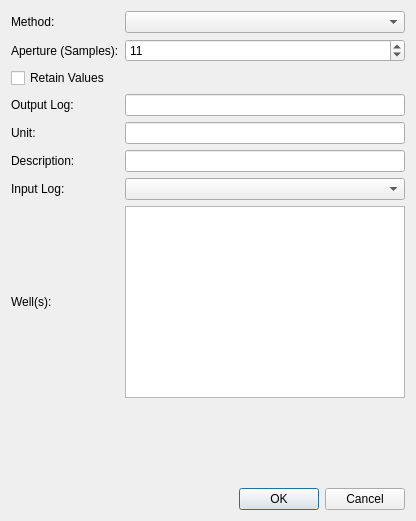
<?xml version="1.0" encoding="UTF-8"?>
<ui version="4.0">
 <class>SmoothLogDialog</class>
 <widget class="QDialog" name="SmoothLogDialog">
  <property name="geometry">
   <rect>
    <x>0</x>
    <y>0</y>
    <width>416</width>
    <height>521</height>
   </rect>
  </property>
  <property name="windowTitle">
   <string>Grid Math</string>
  </property>
  <layout class="QVBoxLayout" name="verticalLayout">
   <item>
    <layout class="QGridLayout" name="gridLayout">
     <item row="3" column="1">
      <widget class="QLineEdit" name="leOutput"/>
     </item>
     <item row="1" column="1">
      <widget class="QSpinBox" name="sbAperture">
       <property name="maximum">
        <number>9999</number>
       </property>
       <property name="value">
        <number>11</number>
       </property>
      </widget>
     </item>
     <item row="0" column="0">
      <widget class="QLabel" name="label_3">
       <property name="text">
        <string>Method:</string>
       </property>
      </widget>
     </item>
     <item row="0" column="1">
      <widget class="QComboBox" name="cbMethod">
       <property name="minimumSize">
        <size>
         <width>200</width>
         <height>0</height>
        </size>
       </property>
      </widget>
     </item>
     <item row="7" column="0">
      <widget class="QLabel" name="label_2">
       <property name="text">
        <string>Well(s):</string>
       </property>
      </widget>
     </item>
     <item row="1" column="0">
      <widget class="QLabel" name="label_7">
       <property name="text">
        <string>Aperture (Samples):</string>
       </property>
      </widget>
     </item>
     <item row="4" column="0">
      <widget class="QLabel" name="label">
       <property name="text">
        <string>Unit:</string>
       </property>
      </widget>
     </item>
     <item row="3" column="0">
      <widget class="QLabel" name="label_6">
       <property name="text">
        <string>Output Log:</string>
       </property>
      </widget>
     </item>
     <item row="4" column="1">
      <widget class="QLineEdit" name="leUnit"/>
     </item>
     <item row="5" column="1">
      <widget class="QLineEdit" name="leDescr"/>
     </item>
     <item row="5" column="0">
      <widget class="QLabel" name="label_4">
       <property name="text">
        <string>Description:</string>
       </property>
      </widget>
     </item>
     <item row="6" column="0">
      <widget class="QLabel" name="label_5">
       <property name="text">
        <string>Input Log:</string>
       </property>
      </widget>
     </item>
     <item row="6" column="1">
      <widget class="QComboBox" name="cbInput"/>
     </item>
     <item row="7" column="1">
      <widget class="QListWidget" name="lwWells">
       <property name="selectionMode">
        <enum>QAbstractItemView::ExtendedSelection</enum>
       </property>
      </widget>
     </item>
     <item row="2" column="0">
      <widget class="QCheckBox" name="cbRetainValues">
       <property name="text">
        <string>Retain Values</string>
       </property>
      </widget>
     </item>
    </layout>
   </item>
   <item>
    <spacer name="verticalSpacer">
     <property name="orientation">
      <enum>Qt::Vertical</enum>
     </property>
     <property name="sizeHint" stdset="0">
      <size>
       <width>20</width>
       <height>40</height>
      </size>
     </property>
    </spacer>
   </item>
   <item>
    <widget class="QDialogButtonBox" name="buttonBox">
     <property name="orientation">
      <enum>Qt::Horizontal</enum>
     </property>
     <property name="standardButtons">
      <set>QDialogButtonBox::Cancel|QDialogButtonBox::Ok</set>
     </property>
    </widget>
   </item>
  </layout>
 </widget>
 <tabstops>
  <tabstop>cbMethod</tabstop>
  <tabstop>sbAperture</tabstop>
  <tabstop>leOutput</tabstop>
  <tabstop>leUnit</tabstop>
  <tabstop>leDescr</tabstop>
  <tabstop>cbInput</tabstop>
  <tabstop>lwWells</tabstop>
 </tabstops>
 <resources/>
 <connections>
  <connection>
   <sender>buttonBox</sender>
   <signal>accepted()</signal>
   <receiver>SmoothLogDialog</receiver>
   <slot>accept()</slot>
   <hints>
    <hint type="sourcelabel">
     <x>248</x>
     <y>254</y>
    </hint>
    <hint type="destinationlabel">
     <x>157</x>
     <y>274</y>
    </hint>
   </hints>
  </connection>
  <connection>
   <sender>buttonBox</sender>
   <signal>rejected()</signal>
   <receiver>SmoothLogDialog</receiver>
   <slot>reject()</slot>
   <hints>
    <hint type="sourcelabel">
     <x>316</x>
     <y>260</y>
    </hint>
    <hint type="destinationlabel">
     <x>286</x>
     <y>274</y>
    </hint>
   </hints>
  </connection>
 </connections>
</ui>
